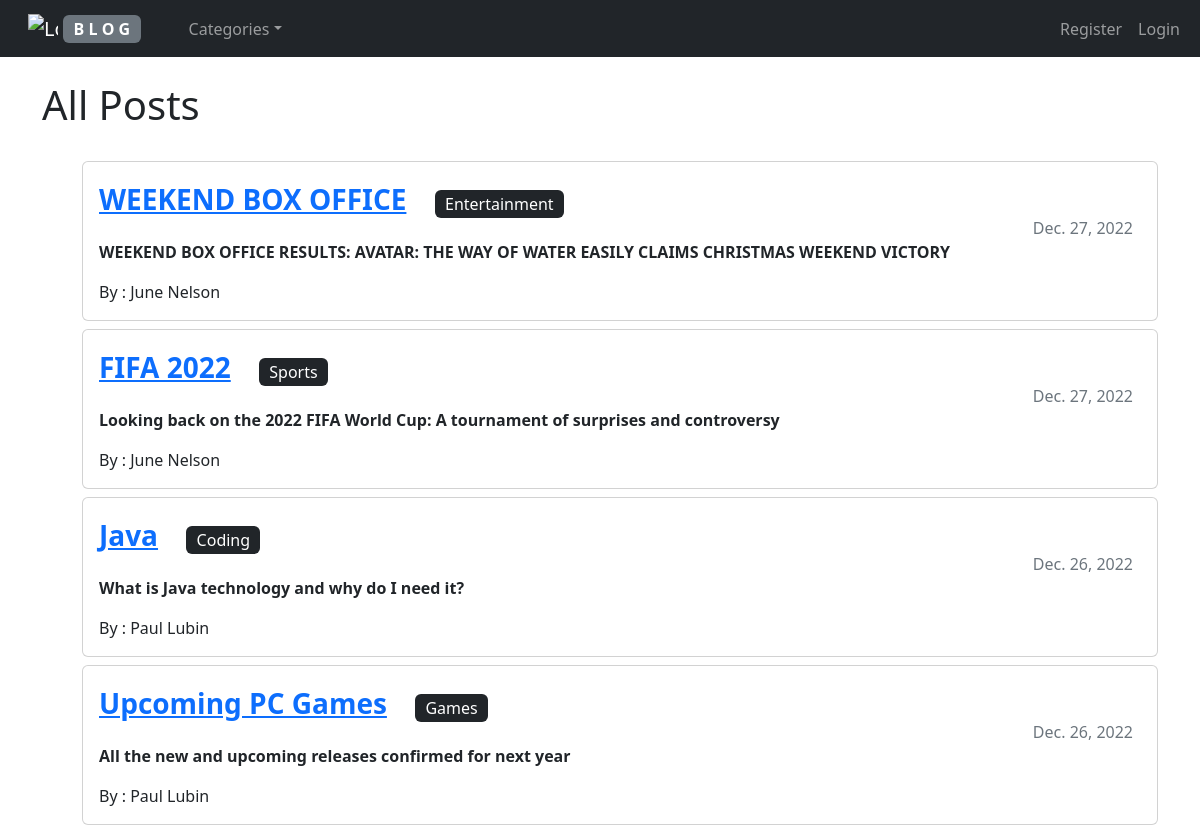
The page / on the database its author committed.
### myblog/models.py (models this page shows, shortened)
class Post(models.Model):
    title = models.CharField(max_length=255)
    header_image = models.ImageField(null=True, blank=True, upload_to="images/")
    title_tag = models.CharField(max_length=255)
    author = models.ForeignKey(User, on_delete=models.CASCADE)
    body = RichTextField(blank=True, null=True)
    post_date = models.DateField(auto_now_add=True)
    category = models.CharField(max_length=255)
    snippet = models.CharField(max_length=255)
    like = models.ManyToManyField(User, blank=True, related_name="liked_user")

### myblog/views.py (the view)
# urls.py: path('', HomeView.as_view(), name='home'),
class HomeView(ListView):
    model = Post
    template_name = 'home.html'
    ordering = ['-post_date']
    def get_context_data(self, *args, **kwargs):
        cat_menu = Category.objects.all()
        context = super(HomeView, self).get_context_data(*args, **kwargs)
        context["cat_menu"] = cat_menu
        return context

### myblog/models.py (called while the page is built)
    def __str__(self):
        return self.name

### myblog/templates/home.html (shortened to what this page needs)
{% extends 'base.html' %}
{% block content %}
<h1>All Posts</h1>
<br>
<ul class="list-group">
    {% for post in object_list %}
    <div class="card mb-2">
        <div class="card-body ">
            <a class="card-title fw-bold fs-3 text-primary" href="{% url 'article' post.pk %}">{{ post.title }}</a>
            <a href="{% url 'category' post.category|slugify %}"><span
                    class="mx-4 badge bg-dark text-wrap fs-6 fw-light">{{ post.category|title }}</span></a>
            <span class="card-subtitle mx-2 text-muted d-flex justify-content-end">{{ post.post_date }}</span>
            <p class="card-text fw-semibold ">{{ post.snippet }}</p>
            <span>By : {{ post.author.first_name }} {{ post.author.last_name }} </span> <br>
        </div>
    </div>
    {% endfor %}
</ul>
{% endblock %}

### rows shown on the page
Post: title "WEEKEND BOX OFFICE", category "Entertainment", post_date "Dec. 27, 2022", snippet "WEEKEND BOX OFFICE RESULTS: AVATAR: THE WAY OF WATER EASILY CLAIMS CHRISTMAS WEEKEND VICTORY", author.first_name "June", author.last_name "Nelson"
Post: title "FIFA 2022", category "Sports", post_date "Dec. 27, 2022", snippet "Looking back on the 2022 FIFA World Cup: A tournament of surprises and controversy", author.first_name "June", author.last_name "Nelson"
Post: title "Java", category "Coding", post_date "Dec. 26, 2022", snippet "What is Java technology and why do I need it?", author.first_name "Paul", author.last_name "Lubin"
Post: title "Upcoming PC Games", category "Games", post_date "Dec. 26, 2022", snippet "All the new and upcoming releases confirmed for next year", author.first_name "Paul", author.last_name "Lubin"
